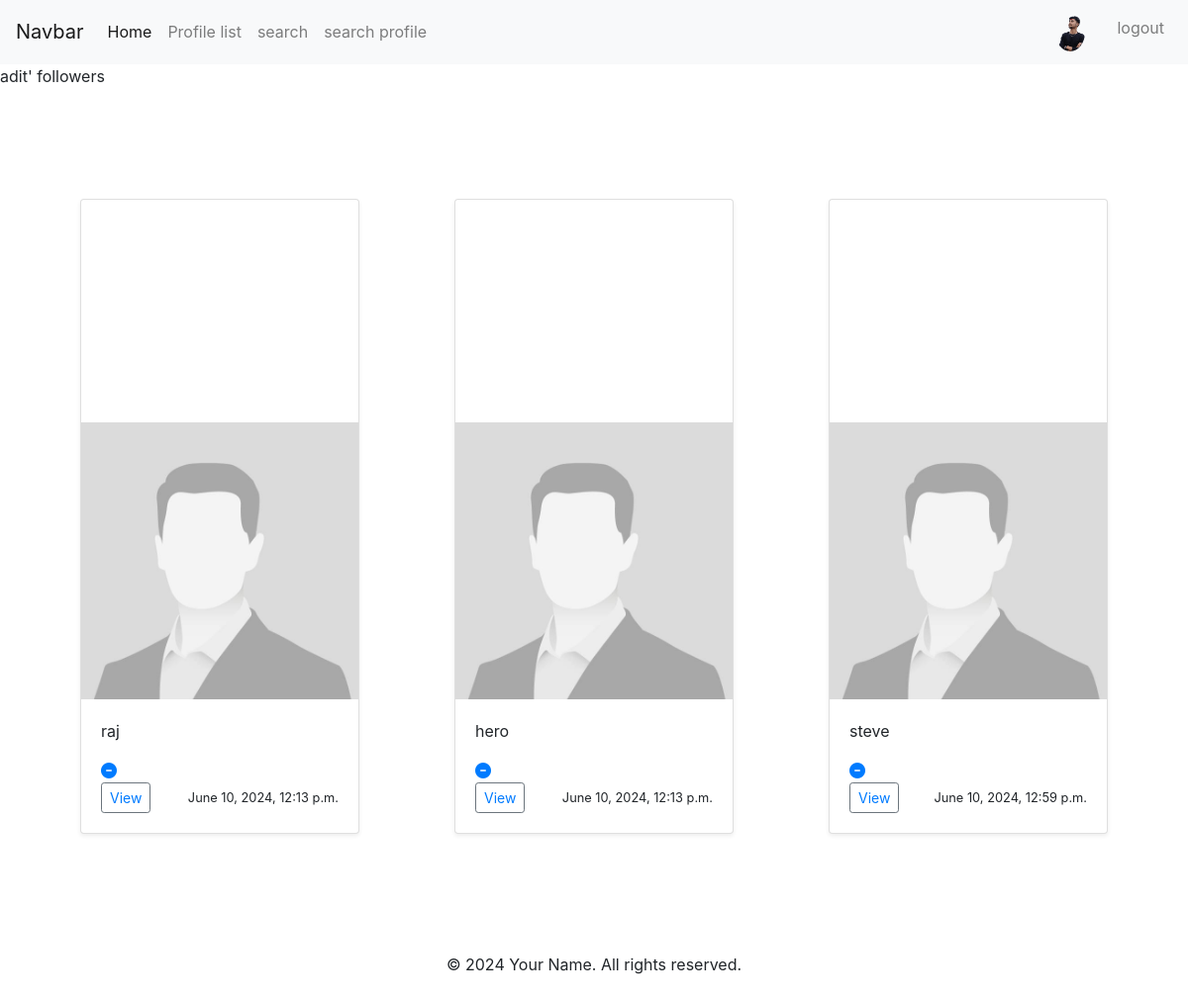
Page /profile/following/1/ (signed in) on the committed database.
### base/models.py (models this page shows, shortened)
class Profile(models.Model):
    user = models.OneToOneField(User, on_delete=models.CASCADE)
    follow = models.ManyToManyField("self", related_name="followed_by", symmetrical=False,blank=True)
    date_modified = models.DateTimeField(User, auto_now = True)
    profile_image = models.ImageField(null=True, blank=True, upload_to="images")
    profile_bio = models.CharField(null=True, blank=True, max_length=500)
    homepage_link = models.CharField(null=True, blank=True, max_length=500)
    instagram_link = models.CharField(null=True, blank=True, max_length=500)
    linkedin_link = models.CharField(null=True, blank=True, max_length=500)

### base/views.py (the view)
# urls.py: path("profile/following/<int:pk>/", views.following, name="following"),
def following(request, pk):
    if request.user.is_authenticated:
        if request.user.id == pk:
            profiles = Profile.objects.get(pk = pk)
            return render(request, 'base/following.html', {"profiles":profiles})
        else:
            messages.warning(request, "thats not your profile")
            return redirect('home')
    else:
        messages.warning(request, 'you must be logged in')
        return redirect("home")

### base/templates/base/following.html
{% extends 'base/base.html' %}
{% load static %}
{% block content %}
<p>{{request.user.username}}' followers </p>
{% if profiles %}
<div class="row row-cols-1 row-cols-sm-2 row-cols-md-3 g-3 p-5">
    {% for profile in profiles.follow.all%}
    <div class="col p-5">
      <div class="card shadow-sm">
        {% if profile.profile_image%}
        <svg class="bd-placeholder-img card-img-top" width="100%" height="225" ><img src="{{profile.profile_image.url}}" alt="Profile Image"></svg>
        {% else %}
        <svg class="bd-placeholder-img card-img-top" width="100%" height="225" ><img src="{% static 'images/profile.jpg' %}" alt="Profile Image"></svg>
        {% endif %}
        <div class="card-body">
          <p class="card-text">{{profile.user.username}}</p>
          {% if profile in profiles.follow.all %}
          <a href="{% url 'unfollow' profile.user.id %}"><i class="fa-solid fa-circle-minus"> </i></a>
    {%else%}
        <a href="{% url 'follow' profile.user.id %}"> <i class="fa-solid fa-user-plus"></i></a>
        {% endif %}
          <div class="d-flex justify-content-between align-items-center">
            <div class="btn-group">
              <button type="button" class="btn btn-sm btn-outline-secondary"> <a href="{% url 'profile' profile.id %}">View</a></button>
            </div>
            <small class="text-body-secondary">{{profile.date_modified}}</small>
          </div>
        </div>
      </div>
    </div>
    {% endfor %}
  </div>
{% endif %}
{% endblock %}

### base/templates/base/base.html (shortened to what this page needs)
{% load static %}
<!DOCTYPE html>
<html lang="en">
<head>
    <link href="https://stackpath.bootstrapcdn.com/bootstrap/4.5.2/css/bootstrap.min.css" rel="stylesheet">
    <link rel="stylesheet" href="{% static 'css/index.css'%}">
    <link rel="stylesheet" href="https://cdnjs.cloudflare.com/ajax/libs/font-awesome/6.5.2/css/all.min.css" />
</head>
<body>
    <nav class="navbar navbar-expand-lg navbar-light bg-light">
        <a class="navbar-brand" href="#">Navbar</a>
        <div class="collapse navbar-collapse" id="navbarNav">
            <ul class="navbar-nav">
                <li class="nav-item active">
                    <a class="nav-link" href="{% url 'home' %}">Home <span class="sr-only">(current)</span></a>
                </li>
                <li class="nav-item">
                    <a class="nav-link" href="{% url 'profile_list' %}">Profile list</a>
                </li>
                <li class="nav-item">
                    <a class="nav-link" href="{% url 'search' %}">search</a>
                </li>
                <li class="nav-item">
                    <a class="nav-link" href="{% url 'searchuser' %}">search profile</a>
                </li>
            </ul>
            <ul class = "navbar-nav ml-auto">
                {% if request.user.is_authenticated %}
                <li class ="nav-link navbar-brand">
                    <a href="{% url 'profile' request.user.id %}">
                        {% if request.user.profile.profile_image %}
                        <img class="rounded-circle " width=30 src="{{user.profile.profile_image.url}}">
                        {% else %}
                        <img class="rounded-circle " width=30 src="{% static 'images/profile.jpg' %}" class="card-img-top" alt="...">
                        {% endif%}
                    </a>
                </li>
                {% endif %}
                {% if request.user.is_authenticated %}
                <li class="nav-item">
                    <a class="nav-link" href="{% url 'logout' %}">logout</a>
                </li>
                {% endif %}
            </ul>
        </div>
    </nav>
    {% block content %}
    {% endblock %}
    <footer class="text-center py-4">
        <p>&copy; 2024 Your Name. All rights reserved.</p>
    </footer>
</body>
</html>

### rows in the picture
Profile: user.username "raj", date_modified "June 10, 2024, 12:13 p.m."
Profile: user.username "hero", date_modified "June 10, 2024, 12:13 p.m."
Profile: user.username "steve", date_modified "June 10, 2024, 12:59 p.m."

### other values in the picture
{{ request.user.username }} "adit"
